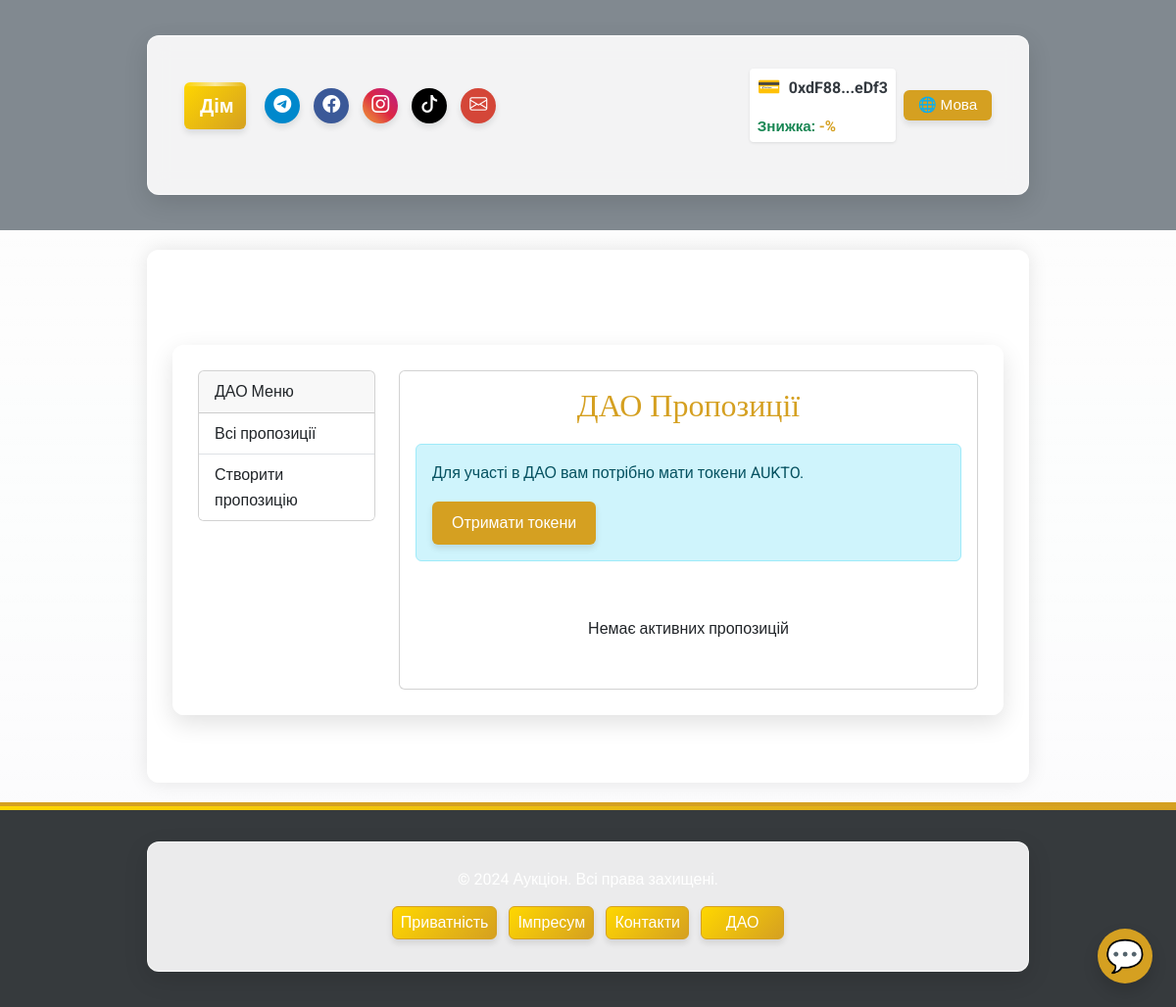
Page /dao/ (signed in) on the earlier database version.
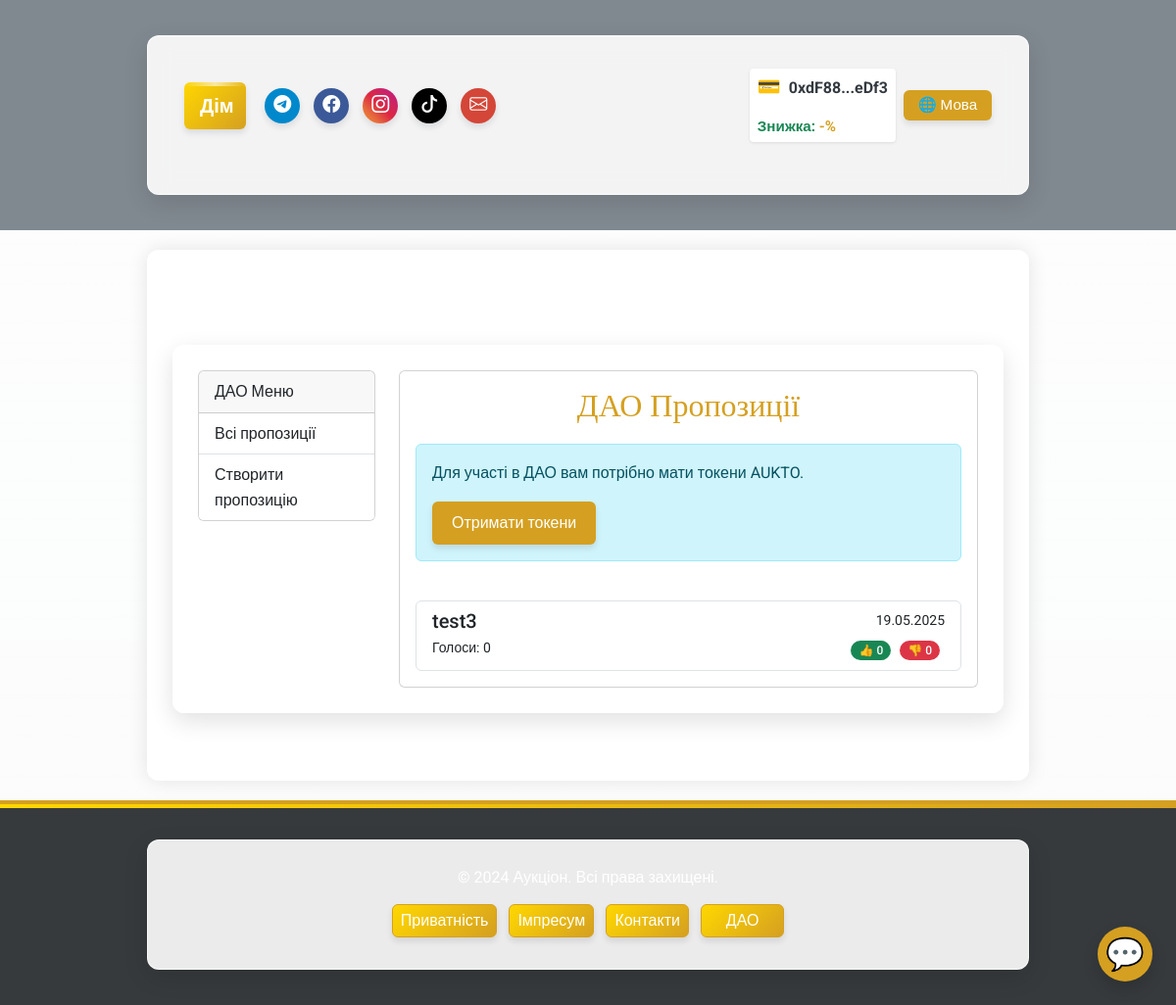
Same page on the later database version.
### app/models/user.py (models this page shows, shortened)
class User(UserMixin, db.Model):
    __tablename__ = 'users'
    id = db.Column(db.Integer, primary_key=True)
    username = db.Column(db.String(80), nullable=False, unique=True)
    email = db.Column(db.String(120), nullable=False, unique=True)
    password_hash = db.Column(db.String(128), nullable=False)
    balance = db.Column(db.Float, default=0.0)
    platform_balance = db.Column(db.Float, default=0.0)  # Баланс платформи
    user_type = db.Column(db.String(10), nullable=False)  # "buyer", "seller", "admin"
    is_admin = db.Column(db.Boolean, default=False)  # Поле для адміністратора
    wallet_address = db.Column(db.String(42), nullable=True)  # Адреса криптогаманця
    verification_document = db.Column(db.String(255))
    is_verified = db.Column(Boolean, default=False)
    company_name = db.Column(db.String(255))
    tax_id = db.Column(db.String(64))
    language = db.Column(db.String(5), default='ua')  # 'ua', 'en', 'de'
    auctions_created = db.relationship('Auction', foreign_keys='Auction.seller_id', backref='seller', lazy=True)
    auctions_won = db.relationship('Auction', foreign_keys='Auction.winner_id', backref='winner', lazy=True)
    auction_participations = db.relationship('AuctionParticipant', back_populates='user', lazy=True)

### dao/models.py (models this page shows)
class Proposal(db.Model):
    id = db.Column(db.Integer, primary_key=True)
    title = db.Column(db.String(255), nullable=False)
    description = db.Column(db.Text, nullable=False)
    created_at = db.Column(db.DateTime, default=datetime.utcnow)
    votes_for = db.Column(db.Integer, default=0)
    votes_against = db.Column(db.Integer, default=0)
    user_id = db.Column(db.Integer, db.ForeignKey('users.id'), nullable=True)
    creator = db.relationship('User', backref='proposals')

### dao/views.py (the view)
@dao_bp.route('/')
def index():
    lang = session.get('lang', 'ua')
    proposals = Proposal.query.order_by(Proposal.created_at.desc()).all()
    has_tokens = False
    if current_user.is_authenticated:
        tokens = Token.query.filter_by(user_id=current_user.id).first()
        has_tokens = tokens and tokens.amount > 0
    return render_template('dao/index.html', proposals=proposals, lang=lang, ui_text=ui_text, dao_ui=dao_ui, has_tokens=has_tokens)

### app/utils/i18n_ui.py (called while the page is built)
def ui_text(key, lang):
    return ui_translations.get(key, {}).get(lang, ui_translations.get(key, {}).get('ua', key))

### app/templates/dao/index.html (shortened to what this page needs)
{% extends "dao/layout.html" %}
{% block dao_content %}
<div class="mb-4">
    <h2>{{ dao_ui.proposals[lang] }}</h2>
    {% if current_user.is_authenticated and not has_tokens %}
    <div class="alert alert-info mt-3">
        {% if lang == 'ua' %}
        <p>Для участі в ДАО вам потрібно мати токени AUKTO.</p>
        <a href="{{ url_for('token.token_info') }}" class="btn btn-warning">Отримати токени</a>
        {% elif lang == 'de' %}
        <p>Um an der DAO teilzunehmen, benötigen Sie AUKTO-Token.</p>
        <a href="{{ url_for('token.token_info') }}" class="btn btn-warning">Token erhalten</a>
        {% else %}
        <p>To participate in the DAO, you need to have AUKTO tokens.</p>
        <a href="{{ url_for('token.token_info') }}" class="btn btn-warning">Get tokens</a>
        {% endif %}
    </div>
    {% endif %}
</div>
<div class="list-group">
    {% for p in proposals %}
        <a href="{{ url_for('dao.view_proposal', proposal_id=p.id) }}" class="list-group-item list-group-item-action">
            <div class="d-flex w-100 justify-content-between">
                <h5 class="mb-1">{{ p.title }}</h5>
                <small>{{ p.created_at.strftime('%d.%m.%Y') }}</small>
            </div>
            <div class="d-flex justify-content-between">
                <small>{{ dao_ui.votes[lang] }}: {{ p.votes_for + p.votes_against }}</small>
                <div>
                    <span class="badge bg-success">👍 {{ p.votes_for }}</span>
                    <span class="badge bg-danger">👎 {{ p.votes_against }}</span>
                </div>
            </div>
        </a>
    {% else %}
        <div class="text-center p-3">
            <p>{{ dao_ui.no_proposals[lang] }}</p>
        </div>
    {% endfor %}
</div>
{% endblock %}

### app/templates/dao/layout.html (shortened to what this page needs)
{% extends "base.html" %}
{% block content %}
<div class="container mt-5">
    <div class="row">
        <div class="col-md-3">
            <div class="card mb-4">
                <div class="card-header">
                    {{ dao_ui.menu[lang] }}
                </div>
                <div class="list-group list-group-flush">
                    <a href="{{ url_for('dao.index') }}" class="list-group-item list-group-item-action">
                        {{ dao_ui.all_proposals[lang] }}
                    </a>
                    <a href="{{ url_for('dao.create') }}" class="list-group-item list-group-item-action">
                        {{ dao_ui.create_proposal[lang] }}
                    </a>
                </div>
            </div>
        </div>
        <div class="col-md-9">
            <div class="card">
                <div class="card-body">
                    {% block dao_content %}{% endblock %}
                </div>
            </div>
        </div>
    </div>
</div>
{% endblock %}

### app/templates/base.html (shortened to what this page needs)
<!DOCTYPE html>
<html lang="{{ lang if lang else 'uk' }}">
<head>
    <link href="https://cdn.jsdelivr.net/npm/bootstrap@5.3.0/dist/css/bootstrap.min.css" rel="stylesheet">
    <link rel="stylesheet" href="https://cdn.jsdelivr.net/npm/bootstrap-icons@1.11.1/font/bootstrap-icons.css">
    <link rel="stylesheet" href="{{ url_for('static', filename='css/custom.css') }}?v={{ range(1, 100000) | random }}">
</head>
<body class="bg-light text-dark" style="font-family: 'Roboto', sans-serif;">
    <div class="video-background">
    </div>
    <header class="bg-secondary text-white py-3" style="background-color: rgba(108, 117, 125, 0.85) !important;">
        <div class="container">
            <nav class="navbar navbar-expand-lg navbar-dark">                <div class="container-fluid">                    <a class="navbar-brand fw-bold home-button" href="/">{{ ui_text('home', lang) }}</a>
                    <div class="d-flex align-items-center w-100 justify-content-between header-content">
                        <div class="d-flex gap-2 align-items-center header-social">
                            <a href="https://t.me/your_channel" class="social-button telegram-color" title="{{ ui_text('telegram', lang) }}"
                                target="_blank">
                                <i class="bi bi-telegram"></i>
                            </a>
                            <a href="https://facebook.com/your_page" class="social-button facebook-color" title="{{ ui_text('facebook', lang) }}"
                                target="_blank">
                                <i class="bi bi-facebook"></i>
                            </a>
                            <a href="https://instagram.com/your_page" class="social-button instagram-color" title="{{ ui_text('instagram', lang) }}"
                                target="_blank">
                                <i class="bi bi-instagram"></i>
                            </a>
                            <a href="https://tiktok.com/@your_page" class="social-button tiktok-color" title="{{ ui_text('tiktok', lang) }}"
                                target="_blank">
                                <i class="bi bi-tiktok"></i>
                            </a>
                            <a href="mailto:info@yourdomain.com" class="social-button email-color" title="{{ ui_text('email', lang) }}">
                                <i class="bi bi-envelope"></i>
                            </a>
                        </div>
                        <div class="d-flex align-items-center ms-3 header-controls">
                            {% if current_user.is_authenticated %}
                            {% if current_user.wallet_address %}
                            <div class="wallet-widget">                                <div class="wallet-address-container">
                                    <span class="wallet-icon">&#128179;</span>
                                    <span id="wallet-address-short" title="{{ ui_text('copy_address', lang) }}" data-full-address="{{ current_user.wallet_address }}" class="text-truncate-item">
                                        {{ current_user.wallet_address[:6] }}...{{ current_user.wallet_address[-4:] }}
                                    </span>
                                </div>                                {% if user_discount is not none %}
                                <div class="small text-success fw-bold mt-1 wallet-discount text-truncate-item">
                                    {{ ui_text('token_discount', lang) }}: <span style="color:#d5a021;">-{{ user_discount }}%</span>
                                </div>
                                {% endif %}
                            </div>                            {% else %}                            <button onclick="connectWallet()" class="btn btn-outline-warning btn-sm ms-2 wallet-connect-btn text-truncate-item">
                                {{ ui_text('connect_wallet', lang) }}&nbsp;&#128179;
                            </button>
                            {% endif %}
                            {% endif %}
                                                        <div class="ms-2 language-switcher">
                                <div class="dropdown">
                                    <button class="btn btn-outline-light btn-sm py-1 px-2 dropdown-toggle text-truncate-item" type="button"
                                        id="langDropdown" data-bs-toggle="dropdown" aria-expanded="false">
                                        🌐 {{ ui_text('language', lang) }}
                                    </button>
                                </div>
                            </div>
                        </div>
                    </div>
                </div>
            </nav>
        </div>    </header>    <main class="container py-5" style="background-color: rgba(255, 255, 255, 0.85); border-radius: 12px; box-shadow: 0 0 20px rgba(0, 0, 0, 0.1);">
        {% block content %}{% endblock %}
    </main>    <footer class="bg-dark text-white py-3 mt-auto" style="background-color: rgba(33, 37, 41, 0.9) !important;">        <div class="container text-center">
            <p class="mb-2">&copy; 2024 {{ ui_text('app_name', lang) }}. {{ ui_text('rights_reserved', lang) }}</p>            <div class="d-flex justify-content-center gap-2 flex-wrap footer-buttons">
                <a href="{{ url_for('main.privacy') }}" class="btn btn-outline-warning btn-sm footer-btn text-truncate-item">{{ ui_text('privacy_policy', lang) }}</a>
                <a href="{{ url_for('main.impressum') }}" class="btn btn-outline-warning btn-sm footer-btn text-truncate-item">{{ ui_text('impressum', lang) }}</a>
                <a href="{{ url_for('main.contacts') }}" class="btn btn-outline-warning btn-sm footer-btn text-truncate-item">{{ ui_text('contacts', lang) }}</a>
                <a href="{{ url_for('dao.index') }}" class="btn btn-outline-warning btn-sm footer-btn text-truncate-item">{{ ui_text('dao', lang) }}</a>
            </div>
        </div>
    </footer>
    <div id="assistant-widget">
        <button id="assistant-open-btn" class="btn btn-primary rounded-circle shadow">
            <span aria-label="{{ ui_text('chatbot', lang) }}" title="{{ ui_text('chatbot', lang) }}">💬</span>
        </button>
    </div>
</body>
</html>

### app/templates/base.html (style rules this page uses)
.text-truncate-item { white-space: nowrap; overflow: hidden; text-overflow: ellipsis; max-width: 100%; }
.video-background { position: fixed; top: 0; left: 0; width: 100%; height: 100%; z-index: -2; overflow: hidden; }
.wallet-widget { display: flex; align-items: center; background-color: white; padding: 0.25rem 0.5rem; border-radius: 0.25rem; box-shadow: 0 1px 3px rgba(0, 0, 0, 0.1); gap: 8px; flex-direction: column; align-items: flex-start; max-width: 100%; }
.wallet-address-container { display: flex; align-items: center; gap: 8px; max-width: 100%; overflow: hidden; }
.wallet-icon { font-size: 1.2em; color: #28a745; }
#wallet-address-short { text-overflow: ellipsis; overflow: hidden; white-space: nowrap; cursor: pointer; font-weight: bold; color: #343a40; }
.wallet-discount { font-size: 0.95em; max-width: 100%; }
.language-switcher button { font-size: 0.95em; min-width: 90px; }
.footer-btn { min-width: 85px; text-overflow: ellipsis; overflow: hidden; white-space: nowrap; padding: 4px 8px; margin: 2px; }
#assistant-widget { position: fixed; bottom: 24px; right: 24px; z-index: 9999; }
#assistant-open-btn { width: 56px; height: 56px; font-size: 2em; display: flex; align-items: center; justify-content: center; }

Differences in the rows shown:
added Proposal: title "test3", created_at "19.05.2025", votes "Голоси", p.votes_for+p.votes_against "0", votes_for "0", votes_against "0"
Other differences:
{{ dao_ui.no_proposals[lang] }}: "Немає активних пропозицій" → (not shown)
